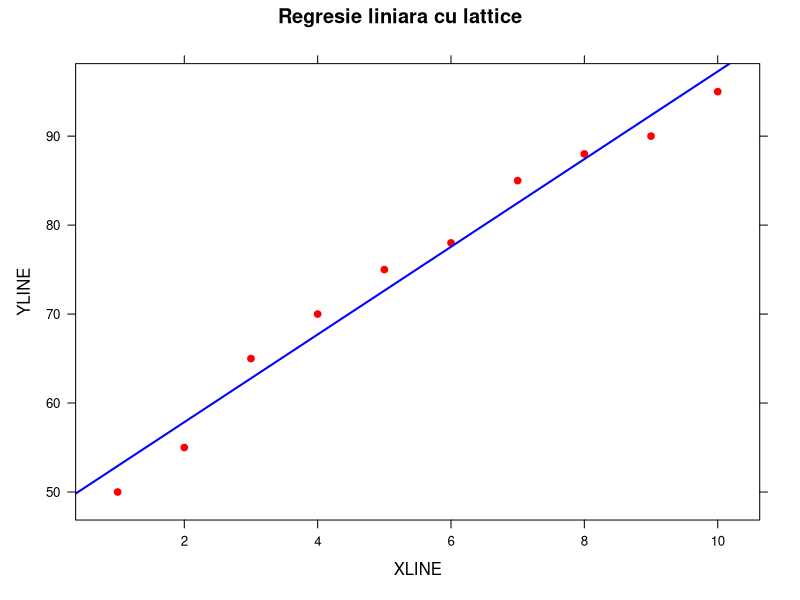

This figure's R source:
library(lattice)

                XLINE <- c(1,2,3,4,5,6,7,8,9,10)
                YLINE <- c(50,55,65,70,75,78,85,88,90,95)
                dataFrame <- data.frame(X=XLINE,Y=YLINE)
                model <- lm(Y ~ X, data=dataFrame)
                ImgPathAndName <- "/home/tudor/AN2/PP/LaboratoarePP/pp-1211b-homeworks-ApetroaeTudor/Lab2/Ex2/RegrLiniara/IMGG.png"
                PctColor <-"red"
                LineColor <- "blue"
                png(ImgPathAndName, width = 800, height = 600)
                xyplot(Y ~ X, data = dataFrame,
                       main = "Regresie liniara cu lattice",
                       xlab = "XLINE",
                       ylab = "YLINE",
                       panel = function(x, y, ...) {
                         panel.xyplot(x, y, col = PctColor, pch = 19, ...)
                         panel.abline(model, col = LineColor, lwd = 2)
                       })
                dev.off(); print("DONE")